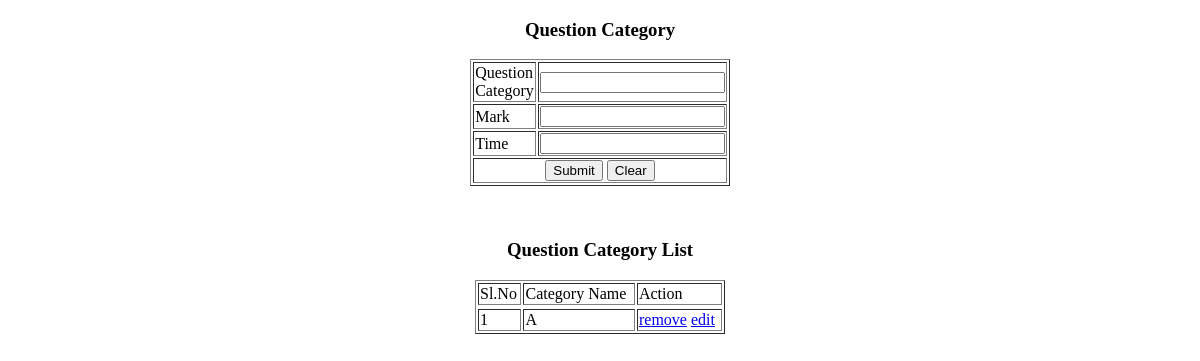
/Project/Admin/Questioncategory.php, run on an earlier commit of the app's database.
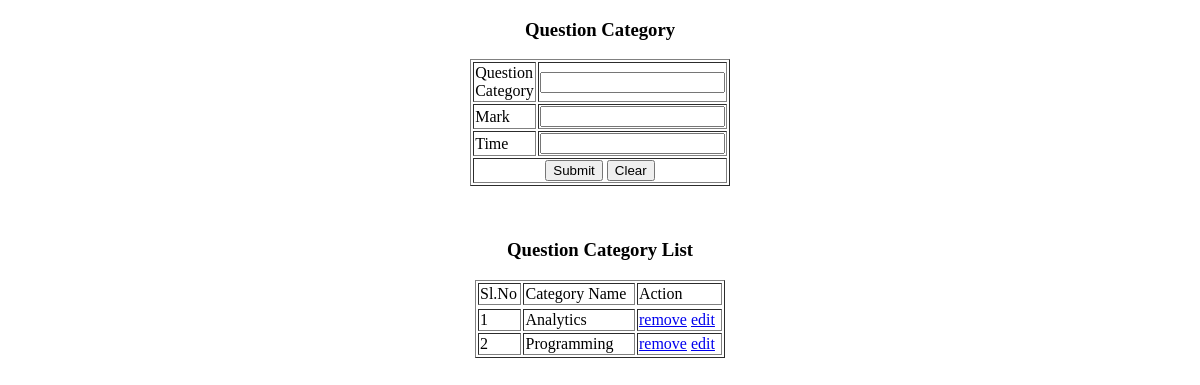
And on a later commit of the database.
### tables this page shows
CREATE TABLE `tbl_questioncategory` (
  `questioncategory_id` int(11) NOT NULL,
  `questioncategory_name` varchar(100) NOT NULL,
  `questioncategory_status` int(11) NOT NULL DEFAULT 0,
  `questioncategory_time` int(11) NOT NULL,
  `questioncategory_mark` int(11) NOT NULL
);

### Project/Admin/Questioncategory.php (the view, shortened to what this page needs)
<?php
 include("../Assets/Connection/Connection.php");
 $questioncategoryname="";
		 ?>
<!DOCTYPE html
  PUBLIC "-//W3C//DTD XHTML 1.0 Transitional//EN" "http://www.w3.org/TR/xhtml1/DTD/xhtml1-transitional.dtd">
<html xmlns="http://www.w3.org/1999/xhtml">
<head>
</head>
<body>
  <form id="form1" name="form1" method="post" action="">
    <div align="center">
      <h3>Question Category</h3>
      <table width="200" border="1" align="center">
        <tr>
          <td>Question Category</td>
          <td><label for="txt_quescategory"></label>
            <div align="center">
              <input type="text" name="txt_quescategory" id="txt_quescategory"
                value="<?php echo $questioncategoryname ?>" />
            </div>
          </td>
        </tr>
        <tr>
          <td>Mark</td>
          <td>
            <div align="center">
              <input type="text" name="txt_mark" id="txt_mark" value="<?php echo $data['questioncategory_mark'] ?>" />
            </div>
          </td>
        </tr>
        <tr>
          <td>Time</td>
          <td>
            <div align="center">
              <input type="text" name="txt_time" id="txt_time"
                value="<?php echo $data['questiocategory_time'] ?>" />
            </div>
          </td>
        <tr>
          <td colspan="2">
            <div align="center">
              <input type="submit" name="btn_submit" id="btn_submit" value="Submit" />
              <input type="reset" name="btn_clear" id="btn_clear" value="Clear" />
            </div>
          </td>
        </tr>
      </table>
      <p>&nbsp;</p>
      <h3>Question Category List</h3>
      <table width="250" border="1">
        <tr>
          <td>Sl.No</td>
          <td> Category Name</td>
          <td>Action</td>
        </tr>
        <tr>
          <?php
		$i=0;
		$selQry="select * from tbl_questioncategory where questioncategory_status=0 order by questioncategory_name ASC";
		$row=$Con->query($selQry);
		while($data=$row->fetch_assoc())
		{
			$i++;
		?>
        <tr>
          <td>
            <?php echo $i?>
          </td>
          <td>
            <?php echo $data['questioncategory_name']?>
          </td>
          <td>
            <a href="Questioncategory.php?rid=<?php echo $data['questioncategory_id']?>">remove</a>
            <a href="Questioncategory.php?eid=<?php echo $data['questioncategory_id']?>">edit</a>
          </td>
          <?php
	 	  }
		  ?>
        </tr>
      </table>
    </div>
  </form>
</body>
</html>

What changed in the data, as far as the page shows it:
added tbl_questioncategory: questioncategory_name "Analytics"
changed tbl_questioncategory: questioncategory_name "A" → "Programming"
